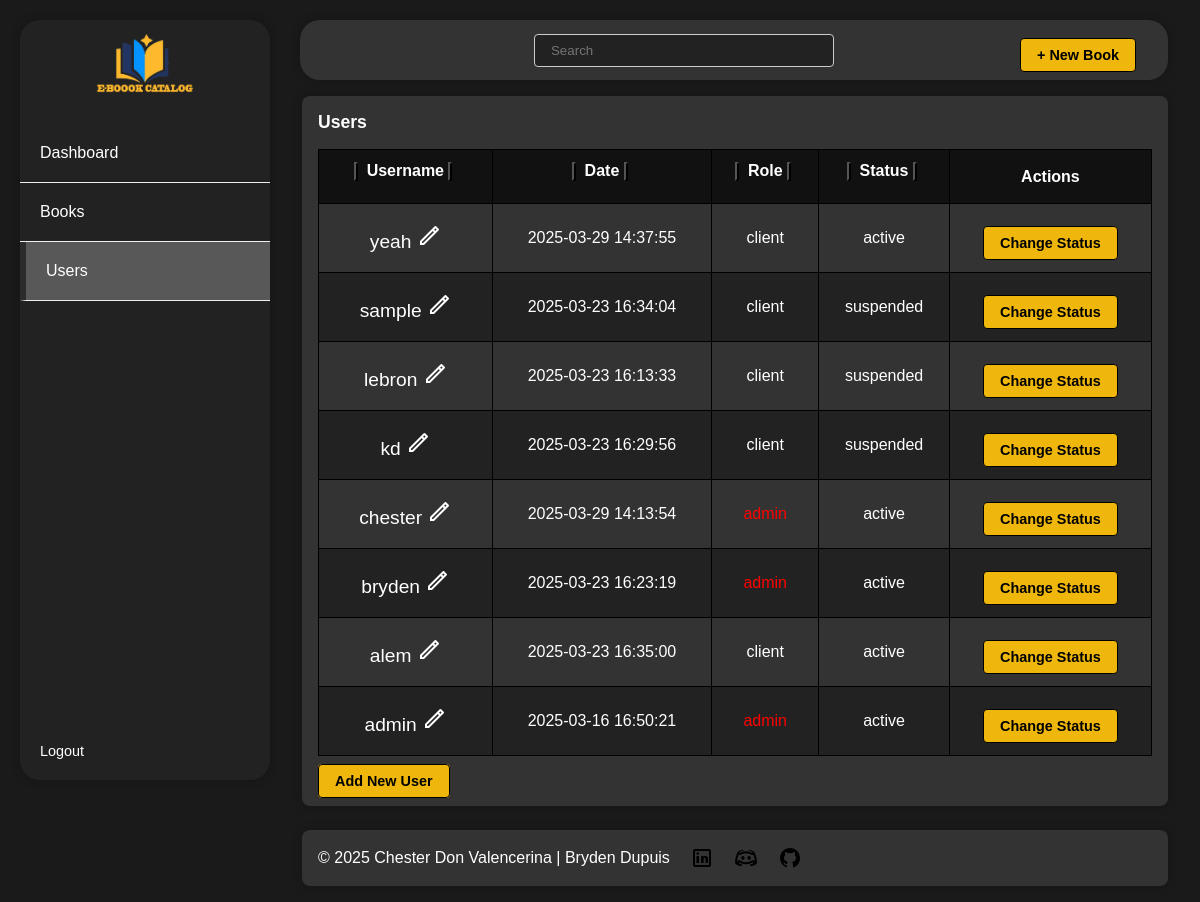
Screenshot of /admin/components/User.php (signed in) with the database file from the repository.
### tables this page shows
CREATE TABLE `users` (
  `user_id` int(11) NOT NULL,
  `username` varchar(50) NOT NULL,
  `password` varchar(255) NOT NULL,
  `email` varchar(100) NOT NULL,
  `role` enum('admin','client') NOT NULL DEFAULT 'client',
  `registration_date` datetime NOT NULL DEFAULT current_timestamp(),
  `status` enum('active','suspended') NOT NULL DEFAULT 'active'
);

### conn.php (called while the page is built, shortened)
<?php
class Book
{
    private $conn;
    public function __construct()
    {
        try {
            $this->conn = new mysqli(SERVER, USER, PASSWORD, DB);
            $this->conn->set_charset("utf8mb4");
        } catch (mysqli_sql_exception $e) {
            die("Database connection failed: " . $e->getMessage());
        }
    }
    public function getUser($sortBy = "username", $order = "ASC")
    {
        $allowedSortColumns = ['username', 'email', 'role', 'status', 'user_id'];
        $sortBy = in_array($sortBy, $allowedSortColumns) ? $sortBy : 'username';
        $order = strtoupper($order) === 'DESC' ? 'DESC' : 'ASC';
        $sql = "SELECT * FROM users ORDER BY $sortBy $order";
        $result = $this->conn->query($sql);
        return $result->fetch_all(MYSQLI_ASSOC);
    }
}

### admin/components/user.php (the view, shortened to what this page needs)
<?php
include "../../conn.php";
$book = new Book();
$sortBy = isset($_GET['sortBy']) && in_array($_GET['sortBy'], ['username', 'registration_date', 'role', 'status'])
    ? $_GET['sortBy'] : 'username';
$order = (isset($_GET['order']) && $_GET['order'] === 'asc') ? 'ASC' : 'DESC';
$fecthUser = $book->getUser($sortBy, $order);
?>
<!DOCTYPE html>
<html lang="en">
<head>
    <link rel="stylesheet" href="../../style/style.css">
</head>
<body class="admin">
    <aside class="sidebar">
        <div>
            <div class="sidebar-header">
                <a href="../index.php"><img src="../../img/logo.png" class="logo" alt=""></a>
            </div>
            <nav>
                <ul>
                    <li><a href="../index.php">Dashboard</a></li>
                    <li><a href="books.php">Books</a></li>
                    <li class="active"><a href="#">Users</a></li>
                </ul>
            </nav>
        </div>
        <div class="sidebar-footer">
            <ul>
                <li><a href="../../logout.php">Logout</a></li>
            </ul>
        </div>
    </aside>
    <main>
        <header class="admin">
            <button class="menu-toggle">&#9776;</button>
            <div class="search-bar-admin">
                <input type="text" placeholder="Search" id="Name" class="search-bar" />
            </div>
            <div class="links">
                <a href="addBook.php" class="btn new-task">+ New Book</a>
            </div>
        </header>
        <section class="user-dashboard">
            <div>
                <form method="post" action="../server/user-permission.php" class="widget user-widget">
                    <h2>Users</h2>
                    <div class="table-container">
                        <table class="users">
                            <thead>
                                <tr>
                                    <th>
                                        <button type="button" class="filter" onclick="window.location.href='user.php?sortBy=username&order=asc'">
                                        </button>
                                        Username
                                        <button type="button" class="filter" onclick="window.location.href='user.php?sortBy=username&order=desc'">
                                        </button>
                                    </th>
                                    <th class="date">
                                        <button type="button" class="filter" onclick="window.location.href='user.php?sortBy=registration_date&order=asc'">
                                        </button>
                                        Date
                                        <button type="button" class="filter" onclick="window.location.href='user.php?sortBy=registration_date&order=desc'">
                                        </button>
                                    </th>
                                    <th>
                                        <button type="button" class="filter" onclick="window.location.href='user.php?sortBy=role&order=asc'">
                                        </button>
                                        Role
                                        <button type="button" class="filter" onclick="window.location.href='user.php?sortBy=role&order=desc'">
                                        </button>
                                    </th>
                                    <th>
                                        <button type="button" class="filter" onclick="window.location.href='user.php?sortBy=status&order=asc'">
                                        </button>
                                        Status
                                        <button type="button" class="filter" onclick="window.location.href='user.php?sortBy=status&order=desc'">
                                        </button>
                                    </th>
                                    <th>Actions</th>
                                </tr>
                            </thead>
                            <tbody>
                                <?php foreach ($fecthUser as $user): ?>
                                    <tr>
                                        <td>
                                            <a href='../server/set-session.php?userId=<?= $user['user_id'] ?>' class='user'>
                                                <?= $user['username'] ?>
                                                <img src="../img/edit.png" alt="" class="edit-icon">
                                            </a>
                                        </td>
                                        <td class="date"><?= $user['registration_date'] ?></td>
                                        <td>
                                            <?php if ($user['role'] == 'admin') {
                                                echo "<span style='color: red;'>{$user['role']}</span>";
                                            } else {
                                                echo $user['role'];
                                            } ?>
                                        </td>
                                        <td><?= $user['status'] ?></td>
                                        <td>
                                            <form method="post" action="../server/user-permission.php">
                                                <button class="add-widget" name="unblock">Change Status</button>
                                            </form>
                                        </td>
                                    </tr>
                                <?php endforeach; ?>
                            </tbody>
                        </table>
                    </div>
                    <div class="add-user"><a class="add-widget" href="addUser.php">Add New User</a></div>
                </form>
            </div>
            <footer class="widget footer-widget">
                <label>&copy; 2025 Chester Don Valencerina | Bryden Dupuis</label>
                <a href="https://www.linkedin.com/" target="_blank"><img src="../../img/linkedin icon.png" alt="linkedin"></a>
                <a href="https://discord.com/" target="_blank"><img src="../../img/discord icon.png" alt="discord"></a>
                <a href="https://github.com/" target="_blank"><img src="../../img/github icon.png" alt="github"></a>
            </footer>
        </section>
    </main>
</body>
</html>

### style/style.css (style rules this page uses)
* { margin: 0; padding: 0; box-sizing: border-box; font-family: sans-serif; }
body.admin { display: flex; height: 100vh; background-color: #1a1a1a; }
.sidebar { position: fixed; width: 250px; background-color: #222; color: white; display: flex; flex-direction: column; justify-content: space-between; border-radius: 20px; box-shadow: 0 0 10px 1px rgba(0, 0, 0, 0.2); margin: 20px; height: 95vh; }
.sidebar nav ul { list-style: none; }
.sidebar nav ul li { border-bottom: 1px solid #eee; padding: 20px; transition: 0.3s; }
.sidebar nav ul li a { text-decoration: none; color: white; transition: 0.3s; font-weight: 500; }
.sidebar nav ul li:hover, .sidebar nav ul li.active { border-left: 6px solid #2b2b2b; background-color: #585858; transition: 0.3s; }
.sidebar-footer ul { list-style: none; }
.sidebar-footer ul li { padding: 20px; border-bottom-left-radius: 20px; border-bottom-right-radius: 20px; transition: 0.3s; }
.sidebar-footer ul li a { text-decoration: none; color: white; font-size: 0.9rem; }
.logo { width: 100px; }
.sidebar-header { display: flex; align-items: center; justify-content: center; }
main { flex: 1; display: flex; flex-direction: column; }
header.admin { display: flex; align-items: center; justify-content: space-between; margin: 20px 32px 0 300px; padding: .5rem 2rem; border-radius: 20px; box-shadow: 0 0 10px 1px rgba(0, 0, 0, 0.2); background-color: #333; }
.links { display: flex; align-items: center; }
.search-bar-admin input { padding: 0.5rem 1rem; border: 1px solid #ccc; border-radius: 4px; width: 300px; }
.btn.new-task { padding: 0.5rem 1rem; margin-top: 10px; background: #efb60b; border: 1px solid black; border-radius: 4px; cursor: pointer; font-size: 0.9rem; text-decoration: none; font-weight: 600; color: black; transition: transform 0.3s ease; }
.footer-widget { display: flex; align-items: center; gap: 20px; color: white; }
.footer-widget a { width: 24px; height: 24px; }
.user-dashboard { padding: 1rem 2rem; display: grid; grid-gap: 1.5rem; grid-template-columns: repeat(1, 1fr); grid-template-rows: auto; grid-template-areas: "user" "footer"; justify-items: stretch; align-content: space-between; }
.widget { background-color: #333; border-radius: 8px; margin: 0 0 0 270px; box-shadow: 0 0 10px 1px rgba(0, 0, 0, 0.2); padding: 1rem; }
.widget h2 ,.widget-list-book h2 { color: white; margin-bottom: 1rem; font-size: 1.1rem; }
.user-widget { grid-area: user; }
.footer-widget { grid-area: footer; }
.footer-widget a { transition: 0.3s; }
.add-widget { padding: 0.5rem 1rem; margin-top: 10px; background: #efb60b; border: 1px solid black; border-radius: 4px; cursor: pointer; font-size: 0.9rem; text-decoration: none; font-weight: 600; color: black; transition: transform 0.3s ease; }
.filter { background-color: #ffc107b6; cursor: pointer; margin-right: 4px; margin-bottom: 10px; }
.table-container { width: 100%; overflow-x: auto; color: white; }
table.users { width: 100%; min-width: 400px; border-collapse: collapse; background: #333; }
table.users th, table.users td { padding: 12px; text-align: center; border: 1px solid black; }
table.users tr:nth-child(even) { background: #222; }
table.users th { background: #111; border: 1px solid black; color: white; font-weight: bold; }
.user { color: white; text-decoration: none; font-size: 1.2rem; padding: 5px 10px; transition: 0.3s ease; border-radius: 4px; }
.edit-icon { filter:invert() ; }
.add-user { margin-top: 16px; }
.search-bar { background-color: #222; color: white; }
.menu-toggle { z-index: -1; }

### rows the page displays
users: username "yeah", registration_date "2025-03-29 14:37:55", role "client", status "active"
users: username "sample", registration_date "2025-03-23 16:34:04", role "client", status "suspended"
users: username "lebron", registration_date "2025-03-23 16:13:33", role "client", status "suspended"
users: username "kd", registration_date "2025-03-23 16:29:56", role "client", status "suspended"
users: username "chester", registration_date "2025-03-29 14:13:54", role "admin", status "active"
users: username "bryden", registration_date "2025-03-23 16:23:19", role "admin", status "active"
users: username "alem", registration_date "2025-03-23 16:35:00", role "client", status "active"
users: username "admin", registration_date "2025-03-16 16:50:21", role "admin", status "active"
